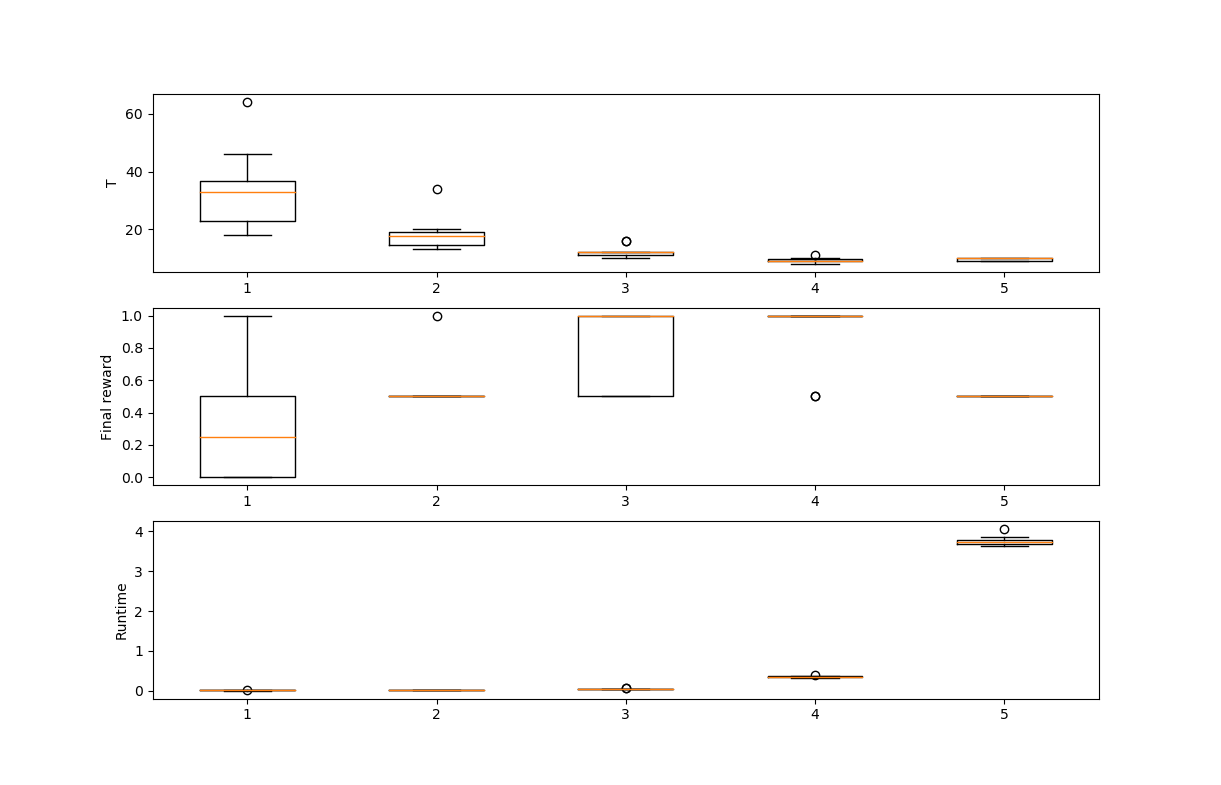

Reproduce this figure in Python.
# import argparse
import yaml
import os
import tempfile
import subprocess
import numpy as np
import time
import matplotlib.pyplot as plt 

def run(data, useGLAS):
	with tempfile.TemporaryDirectory() as tmpdirname:
		input_file = os.path.join(tmpdirname, "config.yaml")

		with open(input_file, 'w') as f:
			yaml.dump(data, f)

		output_file = os.path.join(tmpdirname, "output.csv")
		start = time.time()
		if useGLAS:
			subprocess.run("buildRelease/swarmgame -i {} -n nn.yaml -o {}".format(input_file, output_file), shell=True)
		else:
			subprocess.run("buildRelease/swarmgame -i {} -o {}".format(input_file, output_file), shell=True)
		elapsed = (time.time() - start)
		data = np.loadtxt(output_file, delimiter=',', skiprows=1, ndmin=2, dtype=np.float32)
		T = data.shape[0]
		last_reward = data[-1,-1]
		return T, last_reward, elapsed

if __name__ == '__main__':
	# parser = argparse.ArgumentParser()
	# parser.add_argument("input_a", help="pt file with the pyTorch state dict")
	# parser.add_argument("input_b", help="pt file with the pyTorch state dict")
	# parser.add_argument("output", help="yaml file for the weights")
	# args = parser.parse_args()

	# load original config
	with open('config.yaml') as f:
		data = yaml.load(f, Loader=yaml.FullLoader)

	all_results = []
	for tree_size in [10, 100, 1000, 10000]:
		data["tree_size"] = tree_size

		for useGLAS in [False, True]:

			results = []
			for seed in range(1,11):
				data["seed"] = seed
				results.append(run(data, useGLAS))
			results = np.array(results)
			all_results.append(results)

	fig, axs = plt.subplots(3)
	axs[0].boxplot([r[:,0] for r in all_results])
	axs[0].set_ylabel("T")

	axs[1].boxplot([r[:,1] for r in all_results])
	axs[1].set_ylabel("Final reward")

	axs[2].boxplot([r[:,2] for r in all_results])
	axs[2].set_ylabel("Runtime")

	plt.show()

	# with open(args.output, 'w') as f:




# def run_mcts_batch(param, instance_key, datadir): 

# 	with tempfile.TemporaryDirectory() as tmpdirname:
# 		input_file = tmpdirname + "/config.yaml" 
# 		dh.write_mcts_config_file(param, input_file)
# 		output_file = tmpdirname + "/output.csv"
# 		print('running instance {}'.format(instance_key))
# 		subprocess.run("../mcts/cpp/buildRelease/swarmgame -i {} -o {}".format(input_file, output_file), shell=True)
# 		data = np.loadtxt(output_file, delimiter=',', skiprows=1, ndmin=2, dtype=np.float32)
# 		sim_result = dh.convert_cpp_data_to_sim_result(data,param)

# 	print('writing instance {}... '.format(instance_key))
# 	dh.write_sim_result(sim_result,datadir + instance_key)
# 	print('completed instance {}'.format(instance_key))
